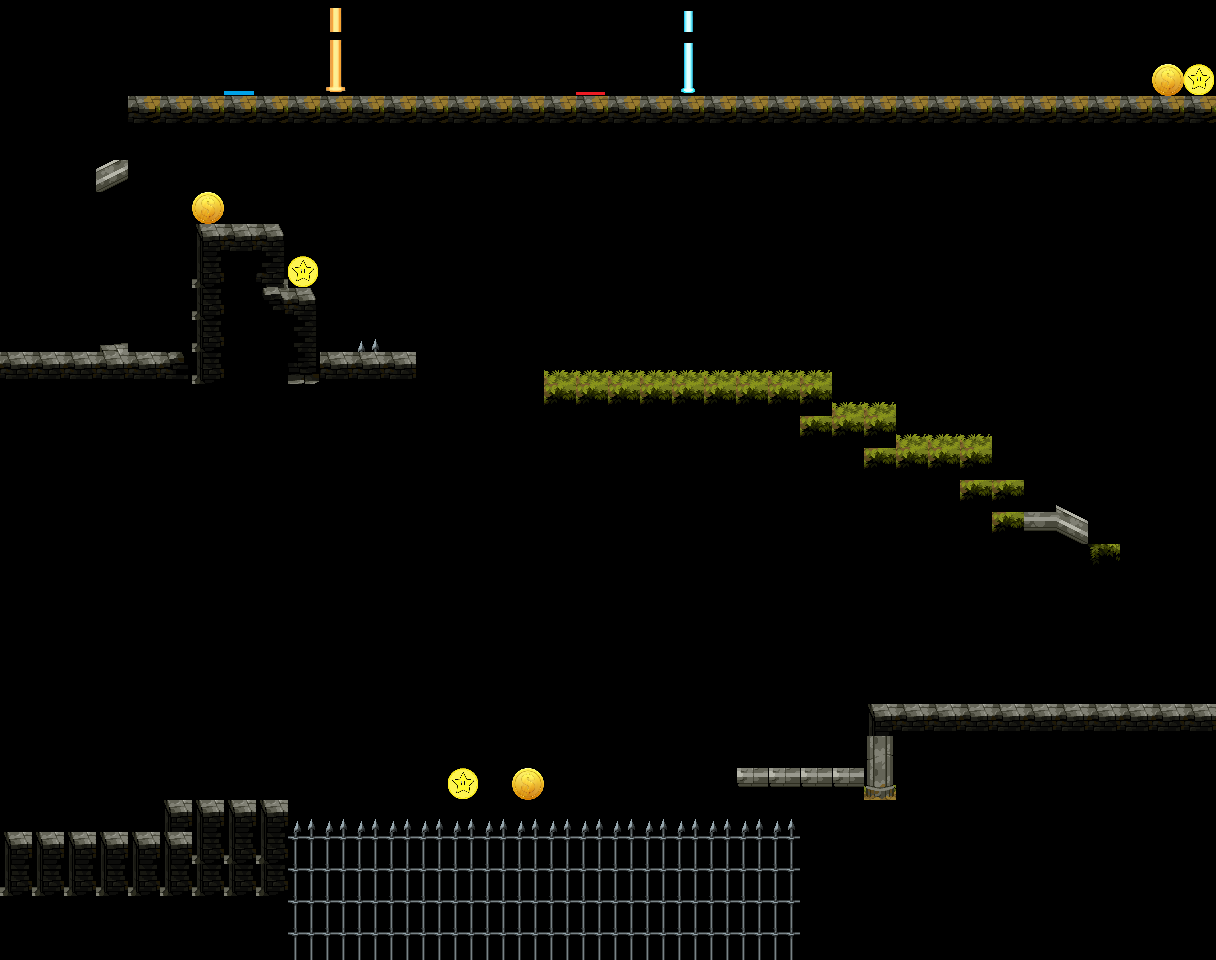

This is a level from a 2D game, rendered from its Tiled map with the project's own tilesets. A one-line summary and the complete map file follow:
An orthogonal 38x30 tile map with 32x32 px tiles, 1 tile layer (Tile Layer 1).

<map version="1.10" tiledversion="1.11.0" orientation="orthogonal" renderorder="right-down" width="38" height="30" tilewidth="32" tileheight="32" infinite="0" nextlayerid="2" nextobjectid="1">
 <editorsettings>
  <export target="level4.csv" format="csv" />
 </editorsettings>
 <tileset firstgid="1" source="tilset.tsx" />
 <layer id="1" name="Tile Layer 1" width="38" height="30">
  <data encoding="csv">
0,0,0,0,0,0,0,0,0,0,58,0,0,0,0,0,0,0,0,0,0,57,0,0,0,0,0,0,0,0,0,0,0,0,0,0,0,0,
0,0,0,0,0,0,0,0,0,0,58,0,0,0,0,0,0,0,0,0,0,57,0,0,0,0,0,0,0,0,0,0,0,0,0,0,0,0,
0,0,0,0,0,0,0,87,0,0,73,0,0,0,0,0,0,0,102,0,0,72,0,0,0,0,0,0,0,0,0,0,0,0,0,0,42,27,
0,0,0,0,52,52,52,52,52,52,52,52,52,52,52,52,52,52,52,52,52,52,52,52,52,52,52,52,52,52,52,52,52,52,52,52,52,52,
0,0,0,0,0,0,0,0,0,0,0,0,0,0,0,0,0,0,0,0,0,0,0,0,0,0,0,0,0,0,0,0,0,0,0,0,0,0,
0,0,0,153,0,0,0,0,0,0,0,0,0,0,0,0,0,0,0,0,0,0,0,0,0,0,0,0,0,0,0,0,0,0,0,0,0,0,
0,0,0,0,0,0,42,0,0,0,0,0,0,0,0,0,0,0,0,0,0,0,0,0,0,0,0,0,0,0,0,0,0,0,0,0,0,0,
0,0,0,0,0,0,17,18,19,0,0,0,0,0,0,0,0,0,0,0,0,0,0,0,0,0,0,0,0,0,0,0,0,0,0,0,0,0,
0,0,0,0,0,0,32,33,34,27,0,0,0,0,0,0,0,0,0,0,0,0,0,0,0,0,0,0,0,0,0,0,0,0,0,0,0,0,
0,0,0,0,0,0,32,33,49,50,0,0,0,0,0,0,0,0,0,0,0,0,0,0,0,0,0,0,0,0,0,0,0,0,0,0,0,0,
0,0,0,31,0,0,32,33,64,65,0,107,0,0,0,0,0,0,0,0,0,0,0,0,0,0,0,0,0,0,0,0,0,0,0,0,0,0,
18,18,18,18,18,47,32,33,64,80,18,18,18,0,0,0,0,7,7,7,7,7,7,7,7,7,0,0,0,0,0,0,0,0,0,0,0,0,
0,0,0,0,0,0,0,0,0,0,0,0,0,0,0,0,0,22,22,22,22,22,22,22,22,22,7,7,0,0,0,0,0,0,0,0,0,0,
0,0,0,0,0,0,0,0,0,0,0,0,0,0,0,0,0,0,0,0,0,0,0,0,0,22,22,22,7,7,7,0,0,0,0,0,0,0,
0,0,0,0,0,0,0,0,0,0,0,0,0,0,0,0,0,0,0,0,0,0,0,0,0,0,0,22,22,22,22,0,0,0,0,0,0,0,
0,0,0,0,0,0,0,0,0,0,0,0,0,0,0,0,0,0,0,0,0,0,0,0,0,0,0,0,0,0,22,22,0,140,0,0,0,0,
0,0,0,0,0,0,0,0,0,0,0,0,0,0,0,0,0,0,0,0,0,0,0,0,0,0,0,0,0,0,0,22,154,155,0,0,0,0,
0,0,0,0,0,0,0,0,0,0,0,0,0,0,0,0,0,0,0,0,0,0,0,0,0,0,0,0,0,0,0,0,0,0,100,0,0,0,
0,0,0,0,0,0,0,0,0,0,0,0,0,0,0,0,0,0,0,0,0,0,0,0,0,0,0,0,0,0,0,0,0,0,0,0,0,0,
0,0,0,0,0,0,0,0,0,0,0,0,0,0,0,0,0,0,0,0,0,0,0,0,0,0,0,0,0,0,0,0,0,0,0,0,0,0,
0,0,0,0,0,0,0,0,0,0,0,0,0,0,0,0,0,0,0,0,0,0,0,0,0,0,0,0,0,0,0,0,0,0,0,0,0,0,
0,0,0,0,0,0,0,0,0,0,0,0,0,0,0,0,0,0,0,0,0,0,0,0,0,0,0,0,0,0,0,0,0,0,0,0,0,0,
0,0,0,0,0,0,0,0,0,0,0,0,0,0,0,0,0,0,0,0,0,0,0,0,0,0,0,17,18,18,18,18,18,18,18,18,18,18,
0,0,0,0,0,0,0,0,0,0,0,0,0,0,0,0,0,0,0,0,0,0,0,0,0,0,0,24,0,0,0,0,0,0,0,0,0,0,
0,0,0,0,0,0,0,0,0,0,0,0,0,0,27,0,42,0,0,0,0,0,0,123,123,123,123,39,0,0,0,0,0,0,0,0,0,0,
0,0,0,0,0,17,17,17,17,107,107,107,107,107,107,107,107,107,107,107,107,107,107,107,107,0,0,0,0,0,0,0,0,0,0,0,0,0,
17,17,17,17,17,17,32,32,32,136,136,136,136,136,136,136,136,136,136,136,136,136,136,136,136,0,0,0,0,0,0,0,0,0,0,0,0,0,
32,32,32,32,32,32,32,32,32,136,136,136,136,136,136,136,136,136,136,136,136,136,136,136,136,0,0,0,0,0,0,0,0,0,0,0,0,0,
0,0,0,0,0,0,0,0,0,136,136,136,136,136,136,136,136,136,136,136,136,136,136,136,136,0,0,0,0,0,0,0,0,0,0,0,0,0,
0,0,0,0,0,0,0,0,0,136,136,136,136,136,136,136,136,136,136,136,136,136,136,136,136,0,0,0,0,0,0,0,0,0,0,0,0,0
</data>
 </layer>
</map>